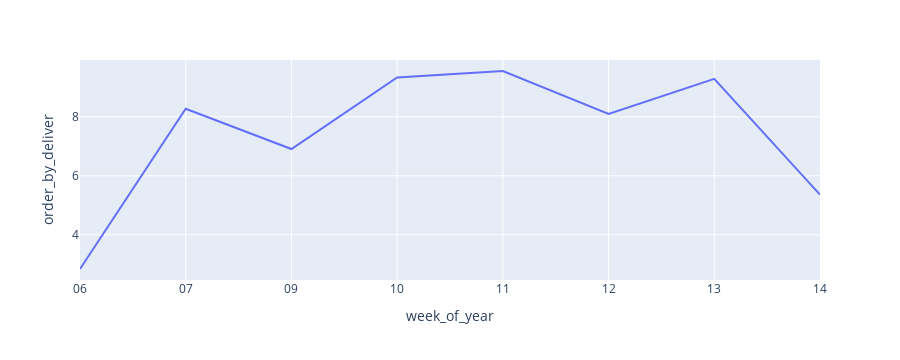

The code cell stored with this chart in its notebook:
### Markdown cell above
### 5. A quantidade de pedidos por entregador por semana.

### Code cell
df_aux1 = df1.loc[:, ['week_of_year', 'ID']].groupby(['week_of_year']).count().reset_index()
df_aux2 = df1.loc[:, ['week_of_year', 'Delivery_person_ID']].groupby(['week_of_year']).nunique().reset_index()

df_aux = pd.merge( df_aux1, df_aux2, how='inner')
df_aux['order_by_deliver'] = df_aux['ID'] / df_aux['Delivery_person_ID']
px.line(df_aux, x='week_of_year', y='order_by_deliver')

### Figure 1 — Plotly figure (JSON) as saved in the notebook; plotly's stock layout.template omitted (floating-point values rounded to 4 significant figures)
{"data": [{"hovertemplate": "week_of_year=%{x}<br>order_by_deliver=%{y}<extra></extra>", "legendgroup": "", "line": {"color": "#636efa", "dash": "solid"}, "marker": {"symbol": "circle"}, "mode": "lines", "name": "", "orientation": "v", "showlegend": false, "type": "scatter", "x": ["06", "07", "09", "10", "11", "12", "13", "14"], "xaxis": "x", "y": [2.839, 8.273, 6.908, 9.338, 9.554, 8.099, 9.289, 5.36], "yaxis": "y"}], "layout": {"height": 360, "legend": {"tracegroupgap": 0}, "margin": {"t": 60}, "xaxis": {"anchor": "y", "autorange": true, "domain": [0, 1], "range": [0, 7], "title": {"text": "week_of_year"}, "type": "category"}, "yaxis": {"anchor": "x", "autorange": true, "domain": [0, 1], "range": [2.466, 9.927], "title": {"text": "order_by_deliver"}, "type": "linear"}}}
